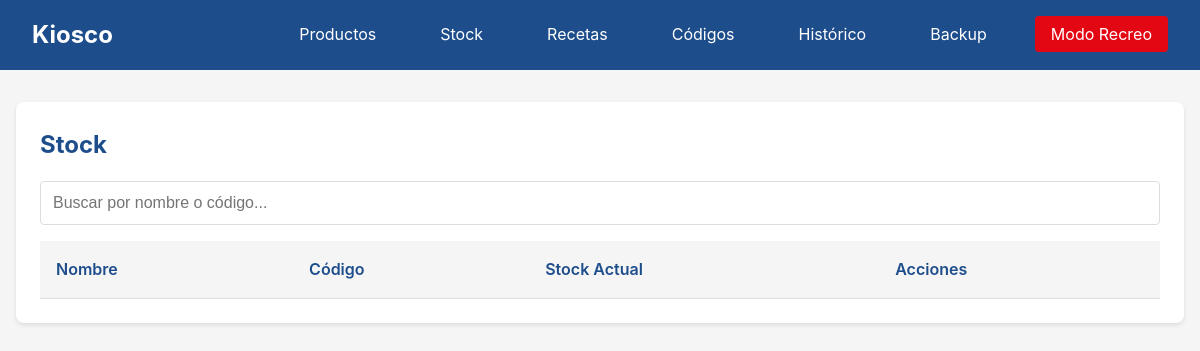
Page /stock/ on the earlier database version.
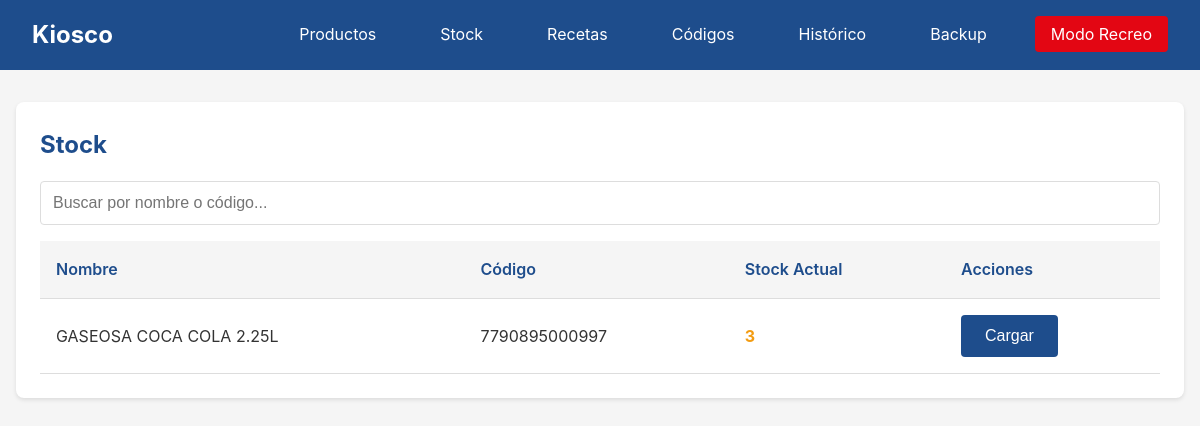
Same page on the later database version.
### models.py (models this page shows)
class Producto(db.Model):
    __tablename__ = 'productos'
    id = db.Column(db.Integer, primary_key=True)
    nombre = db.Column(db.Text, nullable=False)
    codigo_barras = db.Column(db.Text, unique=True, nullable=False)
    codigo_tipo = db.Column(db.Text, nullable=False)
    foto_path = db.Column(db.Text, nullable=True)
    precio_venta = db.Column(db.Float, nullable=False)
    precio_costo = db.Column(db.Float, nullable=True)
    activo = db.Column(db.Integer, default=1)
    creado_en = db.Column(db.Text, default=lambda: datetime.now().isoformat())
    actualizado_en = db.Column(db.Text, default=lambda: datetime.now().isoformat(), onupdate=lambda: datetime.now().isoformat())
    stock = db.relationship('Stock', backref='producto', uselist=False)
    recetas = db.relationship('Receta', backref='producto')

### routes/stock.py (the view)
@stock_bp.route('/')
def index():
    productos = Producto.query.filter_by(activo=1).all()
    return render_template('stock/index.html', productos=productos)

### templates/stock/index.html (shortened to what this page needs)
{% extends 'base.html' %}
{% block content %}
<div class="card">
    <h2>Stock</h2>
    <div class="form-group">
        <input type="text" id="buscador" placeholder="Buscar por nombre o código...">
    </div>
    <table>
        <thead>
            <tr>
                <th>Nombre</th>
                <th>Código</th>
                <th>Stock Actual</th>
                <th>Acciones</th>
            </tr>
        </thead>
        <tbody id="stock-lista">
            {% for producto in productos %}
            <tr data-nombre="{{ producto.nombre|lower }}" data-codigo="{{ producto.codigo_barras }}">
                <td>{{ producto.nombre }}</td>
                <td>{{ producto.codigo_barras }}</td>
                <td>
                    {% set stock = producto.stock.cantidad_actual if producto.stock else 0 %}
                    <span class="{% if stock > 5 %}stock-ok{% elif stock > 0 %}stock-low{% else %}stock-zero{% endif %}">
                        {{ stock }}
                    </span>
                </td>
                <td>
                    <button onclick="cargarStock({{ producto.id }}, '{{ producto.nombre }}')" class="btn btn-primary">Cargar</button>
                </td>
            </tr>
            {% endfor %}
        </tbody>
    </table>
</div>
{% endblock %}

Differences in the rows shown:
added Producto: nombre "GASEOSA COCA COLA 2.25L", codigo_barras "7790895000997", stock "3"
